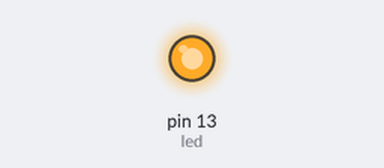
Bench run of a sketch on a simulated Arduino Mega 2560, built with avr-gcc and run on an emulated ATmega2560. Parts: output pins drawn as LEDs (lit = HIGH). What the sketch prints to the serial monitor is not drawn.

Above: at 17.4 s.
At 24.9 s:
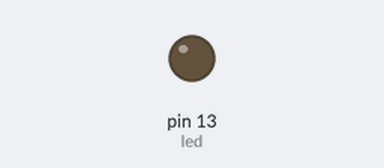
Timing chart, 0 to 33.3 s (numbered marks = the images above):
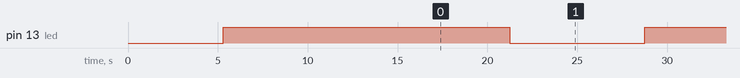

Measured:
- by itself, pin 13 (led): alternates HIGH for 7.5 s and LOW for 7.5 s

The sketch:

MotorTestMega01.ino
```cpp
const uint8_t led = 13;
const uint8_t potPin = A0;

uint8_t ledState = HIGH;
uint32_t currentMillis = 0;
uint32_t delayMillis = 500;

uint16_t currentPot = 150;
uint16_t hysterysis = 3;

char buf[10];

void setup() {
  Serial.begin(115200);    //Initiate serial port
  delay(100);
  Serial1.begin(9600);
  delay(100);
  Serial2.begin(9600);
  delay(100);

  //Wait for motor to finish initiation routine - If you give commands to motor on power on it may behave irratically
  pinMode(led, OUTPUT);    //Setup LED pin as output
  digitalWrite(led, LOW);    //LED On
  delay(5000);
  digitalWrite(led, HIGH);

  //Serial.println("X");    //Auto Calibration command, Required only once when using motor for the first time, after running onces parameters are stored in motor controller.
  //delay(5000);            //Wait for 5 Seconds for calibration
  //
  //  Serial.println("E125");    //Set I2C slave address for motor. If more than one motor is to be controlled on I2C bus every motor needs different address which can be set using this command.
  //                             //Required only once when using motor for the first time, after running onces parameters are stored in motor controller.
  //  delay(500);                //Allow to store setting
  //
  //
  //Serial1.println("X");
  delay(100);
  //Serial2.println("X");
  //delay(5000);
  Serial1.println("Y");
  Serial.println("M1: Y");
  delay(100);
  Serial2.println("Y");
  Serial.println("M2: Y");
  delay(3000);
  Serial1.println("M255");  //Set maximum speed of motor, useful when using G command for going to specific encoder position.
  Serial.println("M1: M255");
  delay(100);
  Serial2.println("M255");
  Serial.println("M2: M255");
  delay(1000);              //Allow to store setting
  Serial1.println("D5");
  Serial.println("M1: D5");
  delay(100);
  Serial2.println("D5");
  Serial.println("M2: D5");
  delay(1000);
  Serial1.println("G475");  //Set damping - acceleration and decceleration
  Serial.println("M1: G475");
  delay(1000);
  //Serial2.println("S100");
  //delay(2000);
  Serial2.println("G700");
  Serial.println("M2: G700");
  delay(2000);
  //Allow to store setting
  currentMillis = millis();
}

void beat() {
  Serial1.println("G475");
  Serial2.println("G700");
  Serial.println("M1: G700");
  Serial.println("M2: G700");
  delay(125);
  Serial1.println("G-200");
  Serial2.println("G650");
  Serial.println("M1: G-200");
  Serial.println("M2: G650");
  //delay(5);
}

void beatM2() {
  Serial2.println("G700");
  Serial.println("M2: G700");
  delay(60);
  Serial2.println("G300");
  Serial.println("M2: G-200");
  //delay(5);
}

void setMotorSpeed() {
  uint16_t temp = analogRead(potPin);
  uint16_t tempMap = map(temp, 512, 1023, 0, 255);
  if (tempMap > (currentPot + hysterysis) || tempMap < (currentPot - hysterysis)) {
    currentPot = tempMap;
    //Serial.print("S");
    //Serial.println(currentPot);
    snprintf (buf, 10, "S%d", currentPot);
    //Serial.println(buf);
    //return currentPot;
  }
  //else return currentPot;
}

void seq1() {
  delay(200);
  beat();
  delay(150);
  beat();
  delay(150);
  beat();
  delay(200);
  beat();
  delay(150);
  beat();
  delay(225);
  beat();
}

void seq2() {
  delay(170);
  beat();
  delay(200);
  beat();
  delay(300);
  beat();
  delay(200);
  beat();
  delay(400);
  beat();
  delay(225);
  beat();
}

void seq3() {
  delay(300);
  beat();
  delay(250);
  beat();
  delay(100);
  beat();
  delay(70);
  beat();
  delay(100);
  beat();
  delay(50);
  beat();
}

void seqM2_1() {
  delay(200);
  beatM2();
  delay(150);
  beatM2();
  delay(150);
  beatM2();
  delay(200);
  beatM2();
  delay(150);
  beatM2();
  delay(225);
  beatM2();
}

void seqM2_2() {
  delay(170);
  beatM2();
  delay(200);
  beatM2();
  delay(300);
  beatM2();
  delay(200);
  beatM2();
  delay(400);
  beatM2();
  delay(225);
  beatM2();
}

void seqM2_3() {
  delay(300);
  beatM2();
  delay(250);
  beatM2();
  delay(100);
  beatM2();
  delay(70);
  beatM2();
  delay(100);
  beatM2();
  delay(50);
  beatM2();
}

void loop() {
  if (millis() - currentMillis > delayMillis) {
    //setMotorSpeed();

    if (ledState == HIGH) {
      ledState = LOW;
      digitalWrite(led, ledState);

    }
    else if (ledState == LOW) {
      ledState = HIGH;
      digitalWrite(led, ledState);

    }
    currentMillis = millis();

  }

  for (int n = 0 ; n < 4 ; n++) {

    switch (n) {
      case 1:
        seq2();
        //delay(10);
        //seqM2_2();
        break;

      case 2:
        seq3();
        //delay(10);
        //seqM2_3();
        break;

      default:
        seq1();
        //delay(10);
        //seqM2_1();
        break;
    }
  }


  //  delay(200);
  //  beat();
  //  delay(150);
  //  beat();
  //  delay(150);
  //  beat();
  //  delay(200);
  //  beat();
  //  delay(150);
  //  beat();
  //  delay(225);
  //  beat();

}

//Serial.println("M255");  //Set maximum speed
//Serial.println("G214000000");  //Go to Encoder Position 3600 - 2 rotations
//delay(100);

//  Serial.println("M125");  //Set maximum speed
//  Serial.println("G3600");  //Go to Encoder Position 3600 - 2 rotations
//  delay(100);
//
//  Serial.println("M50");  //Set slow speed
//  Serial.println("G3600");     //Go back to encoder position 0
//  delay(100);
//
//  Serial.println("M20");  //Set maximum speed
//  Serial.println("G3600");  //Go to Current Encoder Position + 1800 counts (relative position - go +1800 counts from current position)
//  delay(100);
//
//  Serial.println("M10");    //Set slow speed
//  Serial.println("G3600"); //Go to Current Encoder Position - 100 counts (relative position - go -1000 counts from current position)
//  delay(100);


/*
  //Following commands (S) run motor at constand speed at with given acceleration-decceleration without position control, however it uses encoder to regulate speed.
  Serial.println("S255");    //Run motor at max speed - 255 in forward direction
  digitalWrite(led, 1);
  delay(5000);

  Serial.println("S-50");    //Run motor in rever at 50 speed
  digitalWrite(led, 0);
  delay(5000);

  Serial.println("S0");    //Speed 0, stop motor
  delay(100);

  Serial.println("P0");    //Set current encoder position as 0
  delay(2000);

*/
```
